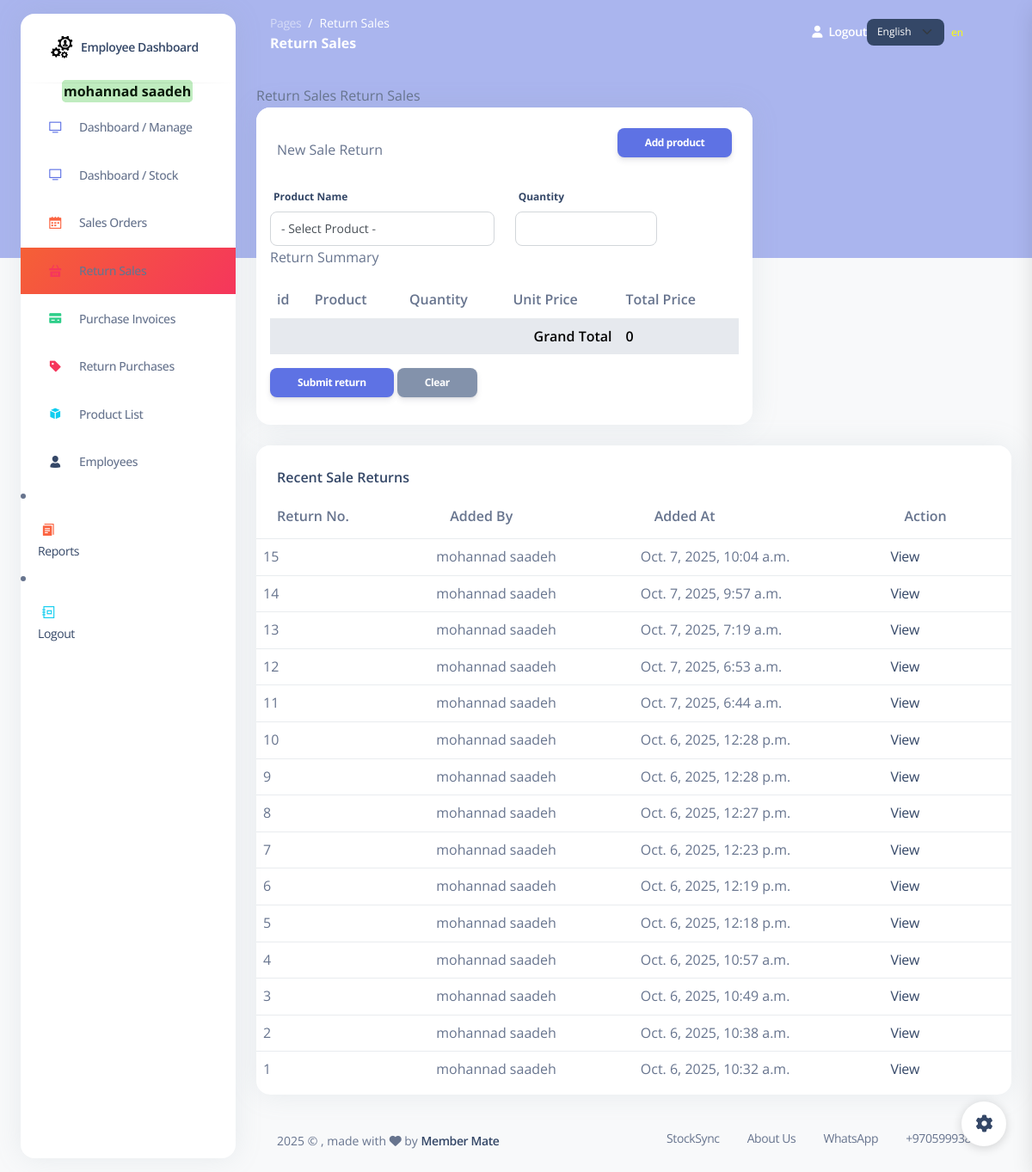
/return_sales (signed in), run on an earlier commit of the app's database.
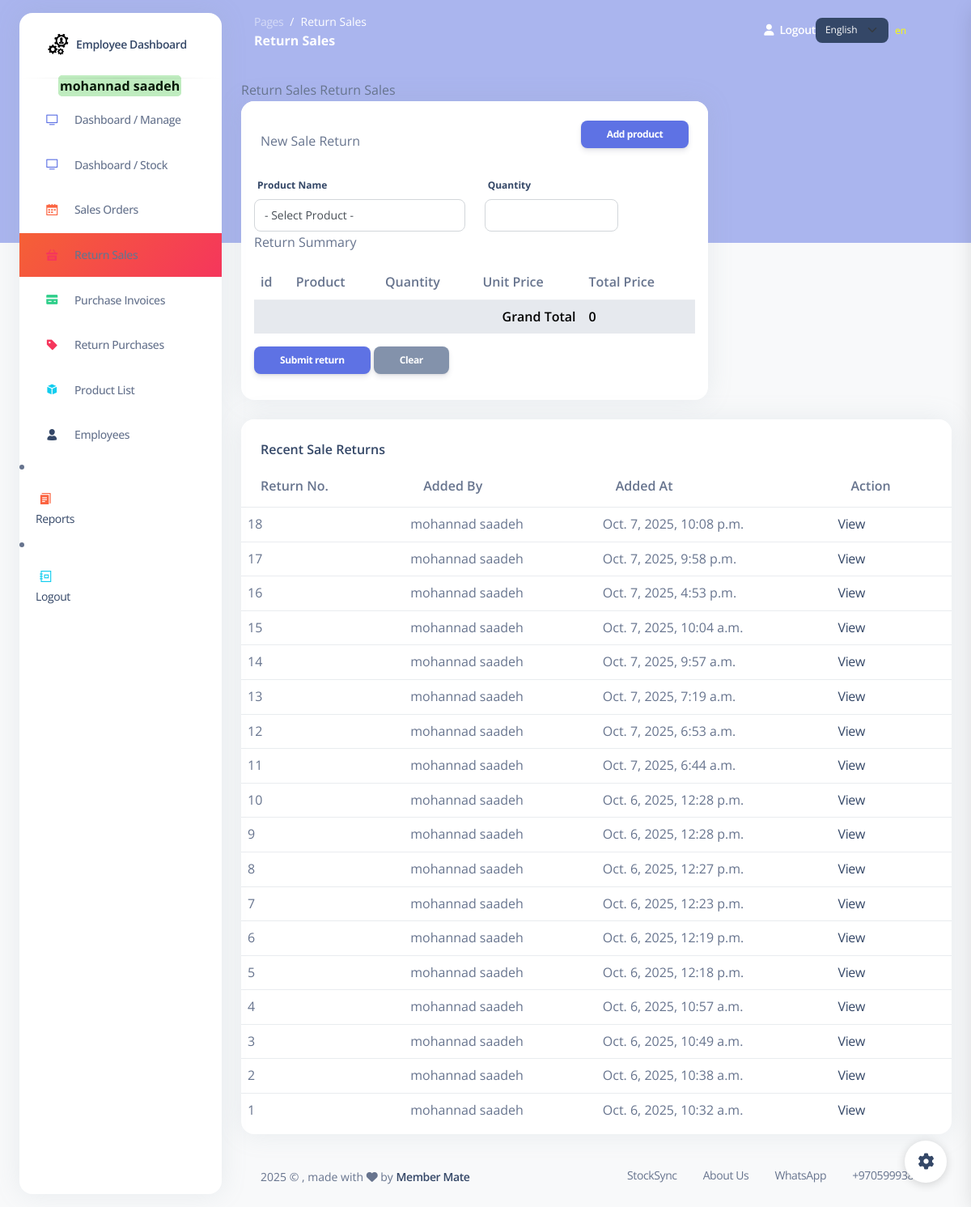
And on a later commit of the database.
### my_app/models.py (models this page shows)
class Employee(models.Model):
    first_name = models.CharField(max_length=255)
    last_name = models.CharField(max_length=255)
    email = models.EmailField(max_length=255)
    DOB = models.DateField()
    password = models.CharField(max_length=255)
    confirm_password = models.CharField(max_length=255)
    is_active = models.BooleanField(default=False)
    created_at = models.DateTimeField(auto_now_add=True)
    updated_at = models.DateTimeField(auto_now=True)
    objects = EmployeeManager()

class SaleReturn(models.Model):
    sale_order = models.ForeignKey(Sale_order, related_name='sale_returns', on_delete=models.SET_NULL, null=True, blank=True)
    employee = models.ForeignKey(Employee, related_name="sale_returns", on_delete=models.CASCADE)
    total_amount = models.DecimalField(max_digits=10, decimal_places=2, default=0.00)
    grand_total = models.DecimalField(max_digits=10, decimal_places=2, default=0.00)
    created_at = models.DateTimeField(auto_now_add=True)
    updated_at = models.DateTimeField(auto_now=True)

### my_app/views.py (the view)
# urls.py: path('return_sales', views.display_sale_returns),
def display_sale_returns(request):
    cart = _get_sale_returns_cart(request)
    grand_total = sum(float(item.get('total_price', 0)) for item in cart)
    context = {
        'sale_returns_cart': cart,
        'products': models.get_all_products(),
        'sale_returns': models.get_all_sale_returns(),
        'employee': models.get_employee_by_id(request.session['employee_id']),
        'grand_total': grand_total,
    }
    return render(request, 'return_sales.html', context)

### my_app/models.py (called while the page is built)
def get_employee_by_id(id):
    return Employee.objects.get(id=id)

def get_all_products():
    return Product.objects.all()

def get_all_sale_returns():
    return SaleReturn.objects.all().order_by('-created_at')

### my_app/views.py (called while the page is built)
def _get_sale_returns_cart(request):
    return request.session.get('sale_returns_cart', [])

### my_app/templates/return_sales.html (shortened to what this page needs)
{% extends 'layouts/base.html' %}
{% load static %}
{% block content %}
{% block page_name %}Return Sales{% endblock %}
{% block page_name2 %}Return Sales{% endblock %}
<div class="row">
  <div class="col-8">
    <div class="card mb-4">
      <div class="card-header pb-0">
        <form action="/add_order_to_sale_return" method="post">
          <div class="d-flex align-items-center">
            <p class="mb-0">New Sale Return</p>
            <button class="btn btn-primary btn-sm ms-auto">Add product</button>
          </div>
      </div>
      <div class="card-body">
        <div class="row">
          <div class="col-md-6">
            <label class="form-control-label">Product Name</label>
            <select class="form-control" name="product_name">
              <option>- Select Product -</option>
            </select>
          </div>
          <div class="col-md-4">
            <label class="form-control-label">Quantity</label>
            <input class="form-control" type="number" name="quantity">
          </div>
        </div>
        <form action="/submit_sale_return" method="post">
        <p>Return Summary</p>
        <table class="table">
          <tr>
            <th>id</th>
            <th>Product</th>
            <th>Quantity</th>
            <th>Unit Price</th>
            <th>Total Price</th>
          </tr>
          <tr class="table-secondary fw-bold">
            <td colspan="4" class="text-end">Grand Total</td>
            <td>{{ grand_total }}</td>
          </tr>
        </table>
        <button type="submit" class="btn btn-primary btn-sm">Submit return</button>
        <a href="/clear_sale_returns_cart" class="btn btn-secondary btn-sm">Clear</a>
        </form>
      </div>
    </div>
  </div>
</div>
<div class="row">
  <div class="col-12">
    <div class="card mb-4">
      <div class="card-header pb-0">
        <h6>Recent Sale Returns</h6>
      </div>
      <div class="card-body px-0 pt-0 pb-2">
        <div class="table-responsive p-0">
          <table class="table align-items-center mb-0">
            <thead>
              <tr>
                <th>Return No.</th>
                <th>Added by</th>
                <th>Added at</th>
                <th>Action</th>
              </tr>
            </thead>
            <tbody>
              {% for r in sale_returns %}
              <tr>
                <td>{{ r.id }}</td>
                <td>{{ r.employee.first_name }} {{ r.employee.last_name }}</td>
                <td>{{ r.created_at }}</td>
                <td><a href="/view_return_sale/{{ r.id }}">View</a></td>
              </tr>
              {% endfor %}
            </tbody>
          </table>
        </div>
      </div>
    </div>
  </div>
</div>
{% endblock content %}

### my_app/templates/layouts/base.html (shortened to what this page needs)
<!DOCTYPE html>
<html lang="en">
{% load static %}
<head>
        <link href="https://cdnjs.cloudflare.com/ajax/libs/font-awesome/6.5.1/css/all.min.css" rel="stylesheet" />
    <link href="{% static 'css/nucleo-icons.css'%}" rel="stylesheet" />
    <link href="{% static 'css/nucleo-svg.css'%}" rel="stylesheet" />
    <link href="https://cdnjs.cloudflare.com/ajax/libs/font-awesome/6.5.1/css/all.min.css" rel="stylesheet" />
    <link href="{% static 'css/nucleo-svg.css'%}" rel="stylesheet" />
    <link id="pagestyle" href="{% static 'css/argon-dashboard.css' %}" rel="stylesheet" />
    <nonscript><link rel="stylesheet" href="{% static 'css/argon-dashboard.css' %}"></nonscript>
    <link rel="stylesheet" href="{% static 'css/style.css' %}">
    </head>
    <body class="g-sidenav-show   bg-gray-100">
        {% include 'includes/aside.html' %}
        <main class="main-content position-relative border-radius-lg ">
            <nav class="navbar navbar-main navbar-expand-lg px-0 mx-4 shadow-none border-radius-xl " id="navbarBlur" data-scroll="false">
                <div class="container-fluid py-1 px-3">
                    <nav aria-label="breadcrumb">
                    <ol class="breadcrumb bg-transparent mb-0 pb-0 pt-1 px-0 me-sm-6 me-5">
                        <li class="breadcrumb-item text-sm"><a class="opacity-5 text-white" href="javascript:;">Pages</a></li>
                        <li class="breadcrumb-item text-sm text-white active" aria-current="page"> {% block page_name %}{% endblock %}</li>
                    </ol>
                    <h6 class="font-weight-bolder text-white mb-0"> {% block page_name2 %}{% endblock %}</h6>
                    </nav>
                        {% include 'includes/navigation_main.html' %}
                </div>
            </nav>
            <div class="container-fluid py-4">
                {% block content %}{% endblock content %}
                {% include 'includes/footer.html' %}
            </div>
        </main>
        {% include 'includes/fixed-plugin.html' %}
</body>
</html>

### my_app/templates/includes/aside.html (shortened to what this page needs)
{% load static %}
{% load i18n %}
<aside class="sidenav bg-white navbar navbar-vertical navbar-expand-xs border-0 border-radius-xl my-3 fixed-start ms-4 " id="sidenav-main">
    <div class="sidenav-header">
        <a class="navbar-brand m-0" target="_blank">
        <img src="{% static 'img/logo.PNG' %}" class="navbar-brand-img h-100" alt="main_logo">
    <span class="ms-1 font-weight-bold">{% trans "Employee Dashboard" %}</span>
        </a>
        <hr class="horizontal dark mt-0">
    </div>
            <span class="nav-link-text ms-5">
                <b class="message_success" >{{employee.first_name}} {{employee.last_name}}</b>
            </span>
                <div id="sidenav-scrollbar">
        <ul class="navbar-nav">
        <li class="nav-item {% if request.path == '/index'   %} bg-gradient-secondary {% endif %}">
            <a class="nav-link " href="/index">
            <div class="icon icon-shape icon-sm border-radius-md text-center me-2 d-flex align-items-center justify-content-center">
                <i class="ni ni-tv-2 text-primary text-sm opacity-10"></i>
            </div>
            <span class="nav-link-text ms-1">{% trans "Dashboard / Manage" %}</span>
            </a>
        </li>
        <li class="nav-item {% if request.path == '/employye_dashboard'   %} bg-gradient-secondary {% endif %}">
            <a class="nav-link " href="/employye_dashboard">
            <div class="icon icon-shape icon-sm border-radius-md text-center me-2 d-flex align-items-center justify-content-center">
                <i class="ni ni-tv-2 text-primary text-sm opacity-10"></i>
            </div>
            <span class="nav-link-text ms-1">{% trans "Dashboard / Stock" %}</span>
            </a>
        </li>
        <li class="nav-item {% if request.path == '/sales' or 'view_sale_order' in request.path %} bg-gradient-secondary {% endif %}">
            <a class="nav-link " href="/sales">
            <div class="icon icon-shape icon-sm border-radius-md text-center me-2 d-flex align-items-center justify-content-center">
                <i class="ni ni-calendar-grid-58 text-warning text-sm opacity-10"></i>
            </div>
            <span class="nav-link-text ms-1">{% trans "Sales Orders" %}</span>
            </a>
        </li>
                <li class="nav-item {% if request.path == '/return_sales' or 'view_return_sale' in request.path  %} bg-gradient-danger {% endif %}">
            <a class="nav-link " href="/return_sales">
            <div class="icon icon-shape icon-sm border-radius-md text-center me-2 d-flex align-items-center justify-content-center">
                <i class="ni ni-basket text-danger text-sm opacity-10"></i>
            </div>
            <span class="nav-link-text ms-1">{% trans "Return Sales" %}</span>
            </a>
        </li>
        <li class="nav-item {% if request.path == '/purchases' or 'view_purchase_invoice' in request.path  %} bg-gradient-success {% endif %}">
            <a class="nav-link " href="/purchases">
            <div class="icon icon-shape icon-sm border-radius-md text-center me-2 d-flex align-items-center justify-content-center">
                <i class="ni ni-credit-card text-success text-sm opacity-10"></i>
            </div>
            <span class="nav-link-text ms-1">{% trans "Purchase Invoices" %}</span>
            </a>
        </li>
        <li class="nav-item {% if request.path == '/return_purchases' or 'view_return_invoice' in request.path  %} bg-gradient-danger {% endif %}">
            <a class="nav-link " href="/return_purchases">
            <div class="icon icon-shape icon-sm border-radius-md text-center me-2 d-flex align-items-center justify-content-center">
                <i class="ni ni-tag text-danger text-sm opacity-10"></i>
            </div>
            <span class="nav-link-text ms-1">{% trans "Return Purchases" %}</span>
            </a>
        </li>
        <li class="nav-item {% if request.path == '/products/' or 'products' in request.path %} bg-gradient-success {% endif %}">
            <a class="nav-link " href="/products">
            <div class="icon icon-shape icon-sm border-radius-md text-center me-2 d-flex align-items-center justify-content-center">
                <i class="ni ni-app text-info text-sm opacity-10"></i>
            </div>
            <span class="nav-link-text ms-1">{% trans "Product List" %}</span>
            </a>
        </li>
        <li class="nav-item {% if request.path == '/employees'   %} bg-gradient-secondary {% endif %}">
            <a class="nav-link " href="/employees">
            <div class="icon icon-shape icon-sm border-radius-md text-center me-2 d-flex align-items-center justify-content-center">
                <i class="ni ni-single-02 text-dark text-sm opacity-10"></i>
            </div>
            <span class="nav-link-text ms-1">{% trans "Employees" %}</span>
            </a>
        </li>
            </ul>
            </div>
        <li class="nav-item {% if request.path == '/employee_reports'   %} bg-gradient-secondary {% endif %}">
            <a class="nav-link " href="/employee_reports">
            <div class="icon icon-shape icon-sm border-radius-md text-center me-2 d-flex align-items-center justify-content-center">
                <i class="ni ni-single-copy-04 text-warning text-sm opacity-10"></i>
            </div>
            <span class="nav-link-text ms-1">{% trans "Reports" %}</span>
            </a>
        </li>
        <li class="nav-item">
            <a class="nav-link " href="/emp_logout">
            <div class="icon icon-shape icon-sm border-radius-md text-center me-2 d-flex align-items-center justify-content-center">
                <i class="ni ni-collection text-info text-sm opacity-10"></i>
            </div>
            <span class="nav-link-text ms-1">{% trans "Logout" %}</span>
            </a>
        </li>
</aside>

### my_app/templates/includes/navigation_main.html (shortened to what this page needs)
{% load i18n %}
{% get_current_language as LANGUAGE_CODE %}
        <div class="collapse navbar-collapse mt-sm-0 mt-2 me-md-0 me-sm-4" id="navbar">
            <ul class="navbar-nav  justify-content-end">
            <li class="nav-item d-flex align-items-center">
                <a href="/emp_logout" class="nav-link text-white font-weight-bold px-0">
                <i class="fa fa-user me-sm-1"></i>
                    <span class="d-sm-inline d-none">{% trans "Logout" %}</span>
                </a>
            </li>
            <li class="nav-item d-flex align-items-center">
                <form action="{% url 'set_language' %}" method="post" style="margin-bottom:0;">
                        <select name="language" class="form-select form-select-sm bg-dark text-white border-0" style="width:auto;display:inline-block;min-width:90px;" onchange="this.form.submit(); setTimeout(function(){ location.reload(); }, 300);">
                            <option value="en" {% if LANGUAGE_CODE|slice:":2" == "en" %}selected{% endif %}>{% trans "English" %}</option>
                        </select>
                    </form>
                    <span style="color:yellow; font-size:12px; margin-left:8px;">{{ LANGUAGE_CODE }}</span>
            </li>
            <li class="nav-item px-3 d-flex align-items-center">
            </li>
            <li class="nav-item dropdown pe-2 d-flex align-items-center">
                </ul>
        </div>

### my_app/templates/includes/footer.html (shortened to what this page needs)
{% load i18n %}
<footer class="footer pt-3  ">
<div class="container-fluid">
    <div class="row align-items-center justify-content-lg-between">
    <div class="col-lg-6 mb-lg-0 mb-4">
        <div class="copyright text-center text-sm text-muted text-lg-start ">
            <span id="year"></span>
        © ,
    {% trans "made with" %} <i class="fa fa-heart"></i> {% trans "by" %}
    <a href="http://www.membrmate.com" class="font-weight-bold" target="_blank">{% trans "Member Mate" %}</a>
        </div>
    </div>
    <div class="col-lg-6">
        <ul class="nav nav-footer justify-content-center justify-content-lg-end">
        <li class="nav-item">
            <a class="nav-link text-muted" target="_blank">{% trans "StockSync" %}</a>
        </li>
        <li class="nav-item">
            <a href="/about_us" class="nav-link text-muted" target="_blank">{% trans "About Us" %}</a>
        </li>
        <li class="nav-item">
            <a  class="nav-link text-muted" target="_blank">{% trans "WhatsApp" %}</a>
        </li>
        <li class="nav-item">
            <a  class="nav-link pe-0 text-muted" target="_blank"> +970599938149</a>
        </li>
        </ul>
    </div>
    </div>
</div>
</footer>

### my_app/templates/includes/fixed-plugin.html (shortened to what this page needs)
{% load i18n %}
<div class="fixed-plugin">
<a class="fixed-plugin-button text-dark position-fixed px-3 py-2">
    <i class="fa fa-cog py-2"> </i>
</a>
</div>

### my_app/templates/includes/scripts.html (shortened to what this page needs)
{% load static %}
{% load i18n %}

### static/css/nucleo-svg.css (style rules this page uses)
.icon { display: inline-block; color: #111111; height: 1em; width: 1em; }
.icon-sm { height: 0.8em; width: 0.8em; }
.icon { fill: currentColor; stroke: none; }

### static/css/style.css (style rules this page uses)
.message_success { width: min-content; background-color: rgb(191, 236, 191); color: rgb(8, 24, 8); border: 2px solid rgb(191, 236, 191); border-radius: 5px; }

What changed in the data, as far as the page shows it:
added SaleReturn: id "18", employee.first_name "mohannad", employee.last_name "saadeh", created_at "Oct. 7, 2025, 10:08 p.m."
added SaleReturn: id "17", employee.first_name "mohannad", employee.last_name "saadeh", created_at "Oct. 7, 2025, 9:58 p.m."
added SaleReturn: id "16", employee.first_name "mohannad", employee.last_name "saadeh", created_at "Oct. 7, 2025, 4:53 p.m."
